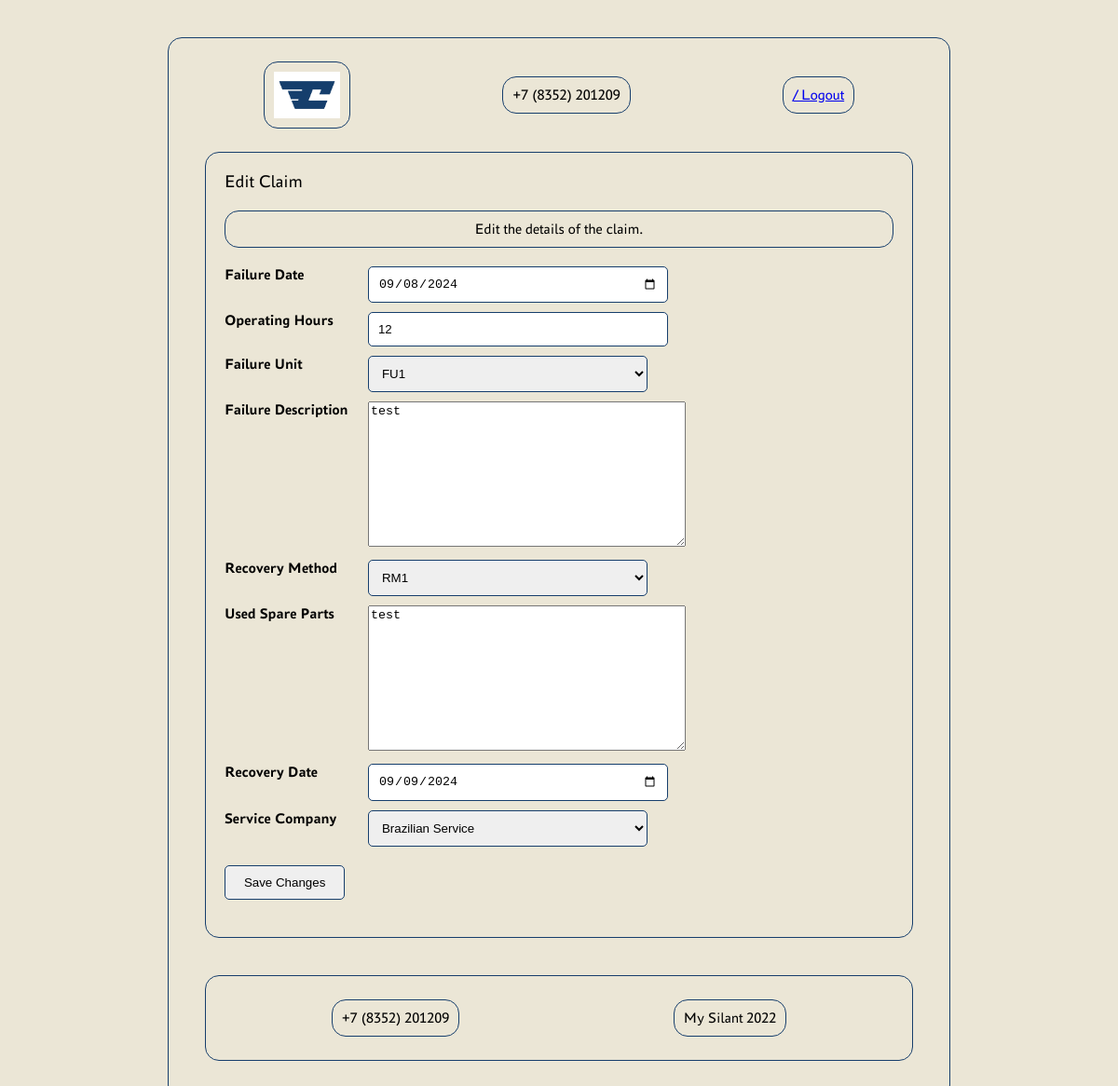
The app's page /edit_claim/1/ (signed in) with its own data.
### silant_app/models/models.py (models this page shows, shortened)
class Claim(models.Model):
    machine = models.ForeignKey(Machine, on_delete=models.CASCADE)
    failure_date = models.DateField()
    operating_hours = models.IntegerField()
    failure_unit = models.ForeignKey(FailureUnitReference, related_name='failure_units', on_delete=models.CASCADE)
    failure_description = models.TextField()
    recovery_method = models.ForeignKey(RecoveryMethodReference, related_name='recovery_methods',
                                        on_delete=models.CASCADE)
    used_spare_parts = models.TextField()
    recovery_date = models.DateField()
    downtime = models.IntegerField()  # Calculated as recovery_date - failure_date
    service_company = models.ForeignKey(ServiceCompanyReference, related_name='claim_service_companies',
                                        on_delete=models.CASCADE)

### silant_app/views/update_views.py (the view, shortened to what this page needs)
# urls.py: path('edit_claim/<int:pk>/', ClaimUpdateView.as_view(), name='edit_claim'),
class ClaimUpdateView(LoginRequiredMixin, ClaimPermissions, UpdateView):
    model = Claim
    form_class = ClaimUpdateForm
    template_name = 'edit_claim.html'

### silant_app/forms.py (shortened to what this page needs)
class ClaimUpdateForm(forms.ModelForm):
    service_company = forms.ModelChoiceField(queryset=ServiceCompanyReference.objects.all(), label="Service Company")
    failure_date = forms.DateField(widget=forms.DateInput(attrs={'type': 'date'}))
    recovery_date = forms.DateField(widget=forms.DateInput(attrs={'type': 'date'}))
    class Meta:
        model = Claim
        fields = ['failure_date', 'operating_hours', 'failure_unit', 'failure_description', 'recovery_method',
                  'used_spare_parts', 'recovery_date', 'service_company']

### silant_app/models/reference_models.py (called while the page is built)
    def __str__(self):
        return self.name

    def __str__(self):
        return self.name

    def __str__(self):
        return self.name

### silant_app/views/views_permissions.py (called while the page is built)
    def test_func(self):
        user_groups = self.request.user.groups.values_list('id', flat=True)
        return any(group_id in [1, 3, 4, 5] for group_id in user_groups)

### templates/edit_claim.html (shortened to what this page needs)
{% extends 'landing_page.html' %}
{% load static %}
{% block header_1 %}
    {% block header_2 %}
        <div class="header-container">
            <div class="logo">
                <img id="logo" src="{% static 'logo/Logotype accent RGB 1.jpg' %}" alt="Logo"
                     data-logged-in-url="{% url 'landing_page_logged_in' %}"
                     data-logged-out-url="{% url 'landing_page' %}">
                </div>
            <div class="contact-info" id="phone-number">Loading...</div>
            <div class="login-button"><a href="{% url 'logout' %}">{{ user_name }} / Logout</a></div>
        </div>
    {% endblock %}
{% endblock %}
{% block content %}
    <div class="main-title">Edit Claim</div>
    <div class="info-text">Edit the details of the claim.</div>
    <div class="edit-record">
        <form method="post">
            <div class="form-group">
                <label for="{{ form.failure_date.id_for_label }}" class="form-label">Failure Date</label>
                <div class="form-field">
                    {{ form.failure_date }}
                </div>
            </div>
            <div class="form-group">
                <label for="{{ form.operating_hours.id_for_label }}" class="form-label">Operating Hours</label>
                <div class="form-field">
                    {{ form.operating_hours }}
                </div>
            </div>
            <div class="form-group">
                <label for="{{ form.failure_unit.id_for_label }}" class="form-label">Failure Unit</label>
                <div class="form-field">
                    {{ form.failure_unit }}
                </div>
            </div>
            <div class="form-group">
                <label for="{{ form.failure_description.id_for_label }}" class="form-label">Failure Description</label>
                <div class="form-field">
                    {{ form.failure_description }}
                </div>
            </div>
            <div class="form-group">
                <label for="{{ form.recovery_method.id_for_label }}" class="form-label">Recovery Method</label>
                <div class="form-field">
                    {{ form.recovery_method }}
                </div>
            </div>
            <div class="form-group">
                <label for="{{ form.used_spare_parts.id_for_label }}" class="form-label">Used Spare Parts</label>
                <div class="form-field">
                    {{ form.used_spare_parts }}
                </div>
            </div>
            <div class="form-group">
                <label for="{{ form.recovery_date.id_for_label }}" class="form-label">Recovery Date</label>
                <div class="form-field">
                    {{ form.recovery_date }}
                </div>
            </div>
            <div class="form-group">
                <label for="{{ form.service_company.id_for_label }}" class="form-label">Service Company</label>
                <div class="form-field">
                    {{ form.service_company }}
                </div>
            </div>
            <div class="submit-button">
                <button type="submit">Save Changes</button>
            </div>
        </form>
    </div>
{% endblock %}

### records on screen
Claim: failure_date "09/08/2024", operating_hours "12", failure_unit "FU1", failure_description "test", recovery_method "RM1", used_spare_parts "test", recovery_date "09/09/2024", service_company "Brazilian Service"
